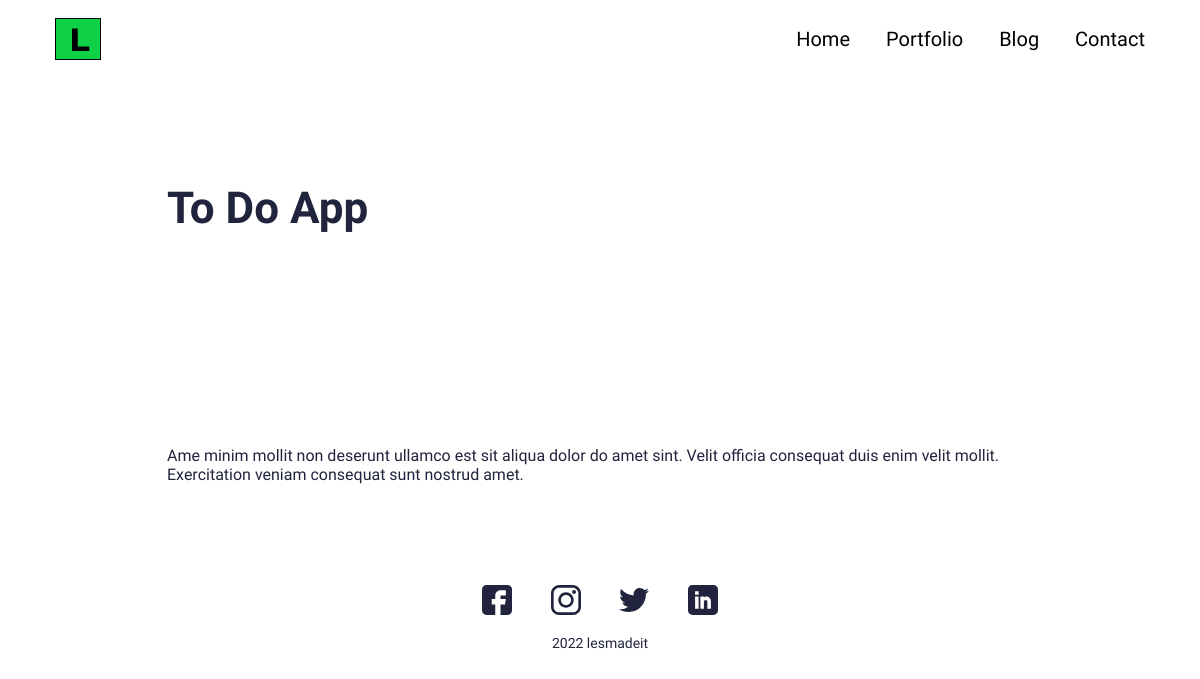
Page /portfolio/website on the committed database.
### main/models.py (models this page shows, shortened)
class Portfolio(models.Model):
    class Meta:
        verbose_name_plural = 'Portfolio Profiles'
        verbose_name = 'Portfolio'
        ordering = ["name"]
    date = models.DateTimeField(blank=True, null=True)
    name = models.CharField(max_length=200, blank=True, null=True)
    description = models.CharField(max_length=500, blank=True, null=True)
    body = RichTextField(blank=True, null=True)
    image = models.ImageField(blank=True, null=True, upload_to="portfolio")
    slug = models.SlugField(blank=True, null=True)
    is_active = models.BooleanField(default=True)

### main/views.py (the view)
# urls.py: path('portfolio/<slug:slug>', views.PortfolioDetailView.as_view(), name="portfolio"),
class PortfolioDetailView(generic.DetailView):
    model = Portfolio
    template_name = "main/portfolio-detail.html"

### resume_demo/context_processors.py (called while the page is built)
def project_context(request):
    context = {
        'me': User.objects.first(),
    }
    return context

### main/templates/main/portfolio-detail.html (shortened to what this page needs)
{% extends 'main/base.html' %}
{% load static %}
{% block content %}
<section>
  <div class="innerPageBannerCol">
    <div class="container">
      <div class="row g-4 g-md-3  align-items-center">
        <div class="col-md-6">
          <div class="bannerContent">
            <h1 class="xlTitle pb-md-3">{{object.name}}</h1>
          </div>
        </div>
      </div>
    </div>
  </div>
</section>
<section>
  <div class="sectionSpaceSm">
    <div class="container">
      {{object.body|safe}}
    </div>
  </div>
</section>
{%endblock%}

### static/css/style.css (style rules this page uses)
:root { --primaryColor: #9C07B6; --primaryDarkColor: #3D0048; --primaryHoverColor: #900AA8; --secondaryColor: #F9B000; --baseColor: #21243D; --baseFont: 'Heebo', sans-serif; --titleFont: 'Courier Prime', monospace; --regular: 400; --medium: 500; --bold: 700; --black: 900; --lightBg: #F1F1F1; }
html { scroll-behavior: smooth; }
body { font-family: var(--baseFont); color: var(--baseColor); line-height: normal; }
.xlTitle { font-size: 44px; line-height: 1.3; font-weight: var(--bold); font-family: var(--titleFont) }
.sectionSpaceSm { padding: 35px 0; }
.innerPageBannerCol { padding: 180px 0 150px; }
@media (min-width:992px) { .container, .container-lg, .container-md, .container-sm, .container-xl, .container-xxl { max-width: 890px; } }

### rows in the picture
Portfolio: name "To Do App", body "Ame minim mollit non deserunt ullamco est sit aliqua dolor do amet sint. Velit officia consequat duis enim velit mollit. Exercitation veniam consequat sunt nostrud amet."
